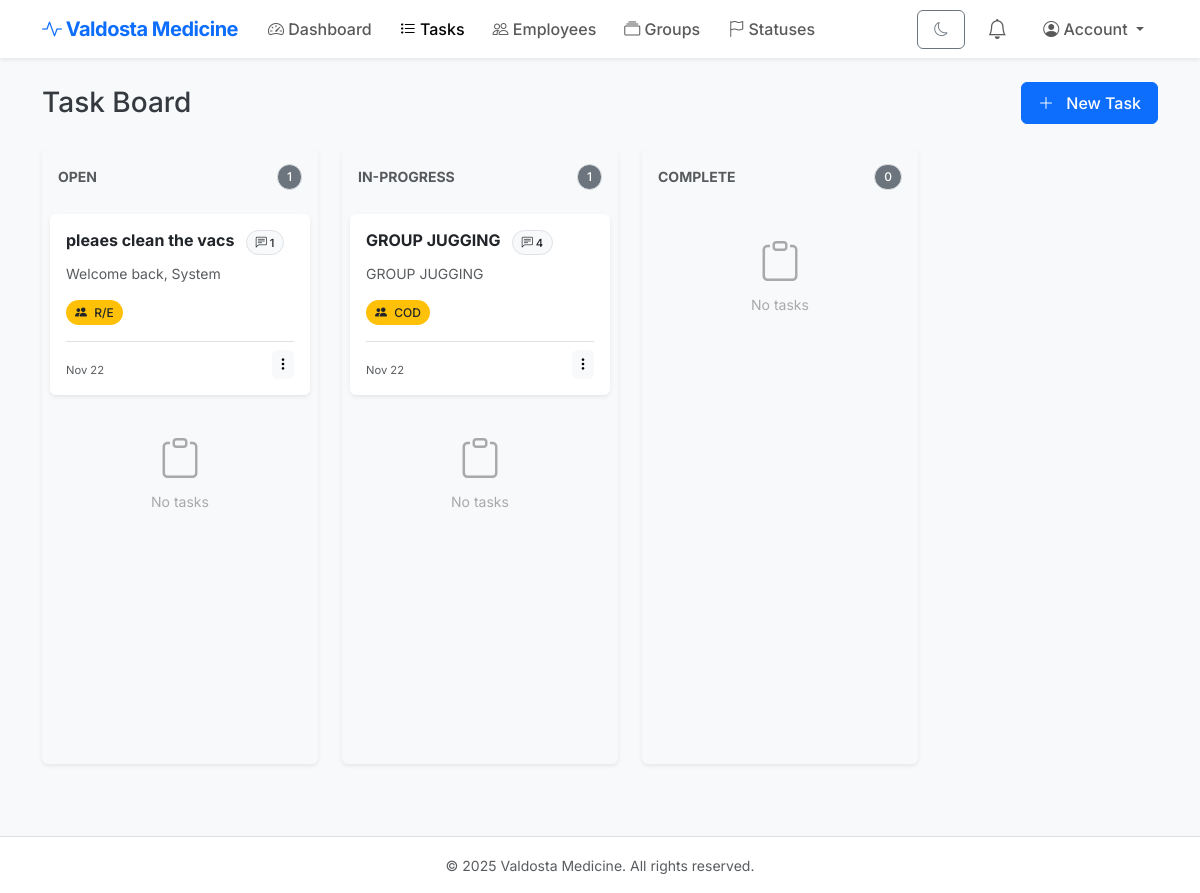
Page /tasks (signed in) on the committed database.
### models.py (models this page shows, shortened)
class TaskStatus(db.Model):
    __tablename__ = "task_statuses"
    id = db.Column(db.Integer, primary_key=True)
    label = db.Column(db.String(50), unique=True, nullable=False)
    is_default = db.Column(db.Boolean, default=False)
    tasks = db.relationship("Task", back_populates="status")

class Task(db.Model):
    __tablename__ = "tasks"
    id = db.Column(db.Integer, primary_key=True)
    title = db.Column(db.String(200), nullable=False)
    description = db.Column(db.Text)
    status_id = db.Column(db.Integer, db.ForeignKey("task_statuses.id"))
    assigned_user_id = db.Column(db.Integer, db.ForeignKey("users.id"), nullable=True)
    assigned_group_id = db.Column(db.Integer, db.ForeignKey("groups.id"), nullable=True)
    created_by_user_id = db.Column(db.Integer, db.ForeignKey("users.id"), nullable=False)
    created_at = db.Column(db.DateTime)
    completed_at = db.Column(db.DateTime, nullable=True)
    due_date = db.Column(db.Date, nullable=True)
    status = db.relationship("TaskStatus", back_populates="tasks")
    assignee = db.relationship("User", foreign_keys=[assigned_user_id])
    assigned_group = db.relationship("Group", back_populates="tasks")
    creator = db.relationship("User", back_populates="created_tasks", foreign_keys=[created_by_user_id])
    comments = db.relationship("TaskComment", back_populates="task", order_by="TaskComment.created_at", cascade="all, delete-orphan")

class Group(db.Model):
    __tablename__ = "groups"
    id = db.Column(db.Integer, primary_key=True)
    name = db.Column(db.String(100), unique=True, nullable=False)
    description = db.Column(db.Text)
    is_admin_group = db.Column(db.Boolean, default=False)
    users = db.relationship("User", secondary="user_groups", back_populates="groups")
    tasks = db.relationship("Task", back_populates="assigned_group")

### app.py (the view, shortened to what this page needs)
    @app.route("/tasks")
    @login_required
    def tasks():
        user = User.query.get(session["user_id"])
        if user.is_admin():
            tasks = Task.query.order_by(Task.created_at.desc()).all()
        users = User.query.all()
        groups = Group.query.all()
        statuses = TaskStatus.query.all()
        return render_template(
            "tasks.html",
            tasks=tasks,
            users=users,
            groups=groups,
            statuses=statuses
        )

### models.py (called while the page is built)
    def is_admin(self):
        return any(g.is_admin_group for g in self.groups)

    def full_name(self):
        return f"{self.first_name} {self.last_name}"

### templates/tasks.html (shortened to what this page needs)
{% extends "base.html" %}
{% block content %}
<div class="d-flex justify-content-between align-items-center mb-4">
  <h2 class="h3 mb-0">Task Board</h2>
  <button class="btn btn-primary" data-bs-toggle="modal" data-bs-target="#newTaskModal">
    <i class="bi bi-plus-lg me-2"></i> New Task
  </button>
</div>
<div class="row flex-nowrap overflow-auto pb-4" style="min-height: 80vh;">
  {% for status in statuses %}
  <div class="col-md-4 col-lg-3" style="min-width: 300px;">
    <div class="card h-100 shadow-sm bg-light border-0">
      <div class="card-header bg-transparent border-0 pt-3 pb-2 d-flex justify-content-between align-items-center">
        <h6 class="card-title mb-0 text-uppercase text-muted fw-bold small tracking-wide">{{ status.label }}</h6>
        <span class="badge bg-secondary text-white border rounded-pill">
          {% set count = namespace(value=0) %}
          {% for t in tasks if t.status_id == status.id %}{% set count.value = count.value + 1 %}{% endfor %}
          {{ count.value }}
        </span>
      </div>
      <div class="card-body overflow-auto px-2 kanban-drop-zone" data-status-id="{{ status.id }}"
        style="max-height: calc(100vh - 250px); min-height: 200px;">
        {% for t in tasks %}
        {% if t.status_id == status.id %}
        <div class="card mb-3 shadow-sm border-0 task-card draggable-task" draggable="true" data-task-id="{{ t.id }}"
          data-current-status="{{ status.id }}" style="cursor: pointer;"
          onclick="window.location.href='{{ url_for('view_task', task_id=t.id) }}'">
          <div class="card-body p-3">
            <div class="d-flex justify-content-between mb-2">
              <h6 class="card-title mb-0 fw-bold text-truncate" title="{{ t.title }}">
                {{ t.title }}
                {% if t.comments|length > 0 %}
                  <span class="badge rounded-pill bg-light text-dark border ms-2" style="font-size: 0.7rem;">
                    <i class="bi bi-chat-left-text"></i> {{ t.comments|length }}
                  </span>
                {% endif %}
              </h6>
            </div>
            <p class="card-text text-muted small mb-3 text-truncate-3" style="min-height: 1.5em;">
              {{ t.description or 'No description' }}
            </p>
            <div class="d-flex flex-wrap gap-1 mb-3">
              {% if t.assigned_group %}
              <span class="badge rounded-pill bg-warning text-dark" title="Group">
                <i class="bi bi-people-fill me-1"></i> {{ t.assigned_group.name }}
              </span>
              {% endif %}
            </div>
            <div class="d-flex justify-content-between align-items-end border-top pt-2 mt-2">
              <small class="text-muted" style="font-size: 0.7rem;">
                {{ t.created_at.strftime('%b %d') if t.created_at else '' }}
              </small>
              <div class="dropdown">
                <button class="btn btn-sm btn-light border-0 p-1" type="button" data-bs-toggle="dropdown">
                  <i class="bi bi-three-dots-vertical"></i>
                </button>
              </div>
            </div>
          </div>
        </div>
        {% endif %}
        {% endfor %}
        {% set has_tasks = false %}
        {% for t in tasks if t.status_id == status.id %}{% set has_tasks = true %}{% endfor %}
        {% if not has_tasks %}
        <div class="text-center py-4 text-muted opacity-50">
          <i class="bi bi-clipboard display-6"></i>
          <p class="small mt-2">No tasks</p>
        </div>
        {% endif %}
      </div>
    </div>
  </div>
  {% endfor %}
</div>
{% endblock %}

### static/style.css (style rules this page uses)
body { font-family: 'Inter', sans-serif; background-color: #f8f9fa; color: #343a40; }
h1, h2, h3, h4, h5, h6 { font-weight: 600; color: #212529; }
.card { border: none; box-shadow: 0 0.125rem 0.25rem rgba(0, 0, 0, 0.075); transition: transform 0.2s ease-in-out, box-shadow 0.2s ease-in-out; }
.btn { border-radius: 0.375rem; font-weight: 500; padding: 0.5rem 1rem; }
.badge { font-weight: 500; padding: 0.5em 0.75em; }
body, .card, .navbar, .footer, .table, .modal-content, .form-control, .form-select, .dropdown-menu, .badge, .nav-link, .btn { transition: background-color .25s ease, color .25s ease, border-color .25s ease, box-shadow .25s ease; }

### templates/tasks.html (style rules this page uses)
.draggable-task { cursor: move; transition: opacity 0.2s ease; }

### rows in the picture
TaskStatus: label "OPEN", value "1"
Task: title "pleaes clean the vacs", comments|length "1", description "Welcome back, System", assigned_group.name "R/E", created_at "Nov 22"
TaskStatus: label "IN-PROGRESS", value "1", {{ status.id }} 2 (drawn)
Task: title "GROUP JUGGING", comments|length "4", description "GROUP JUGGING", assigned_group.name "COD", created_at "Nov 22"
TaskStatus: label "COMPLETE", value "0"
